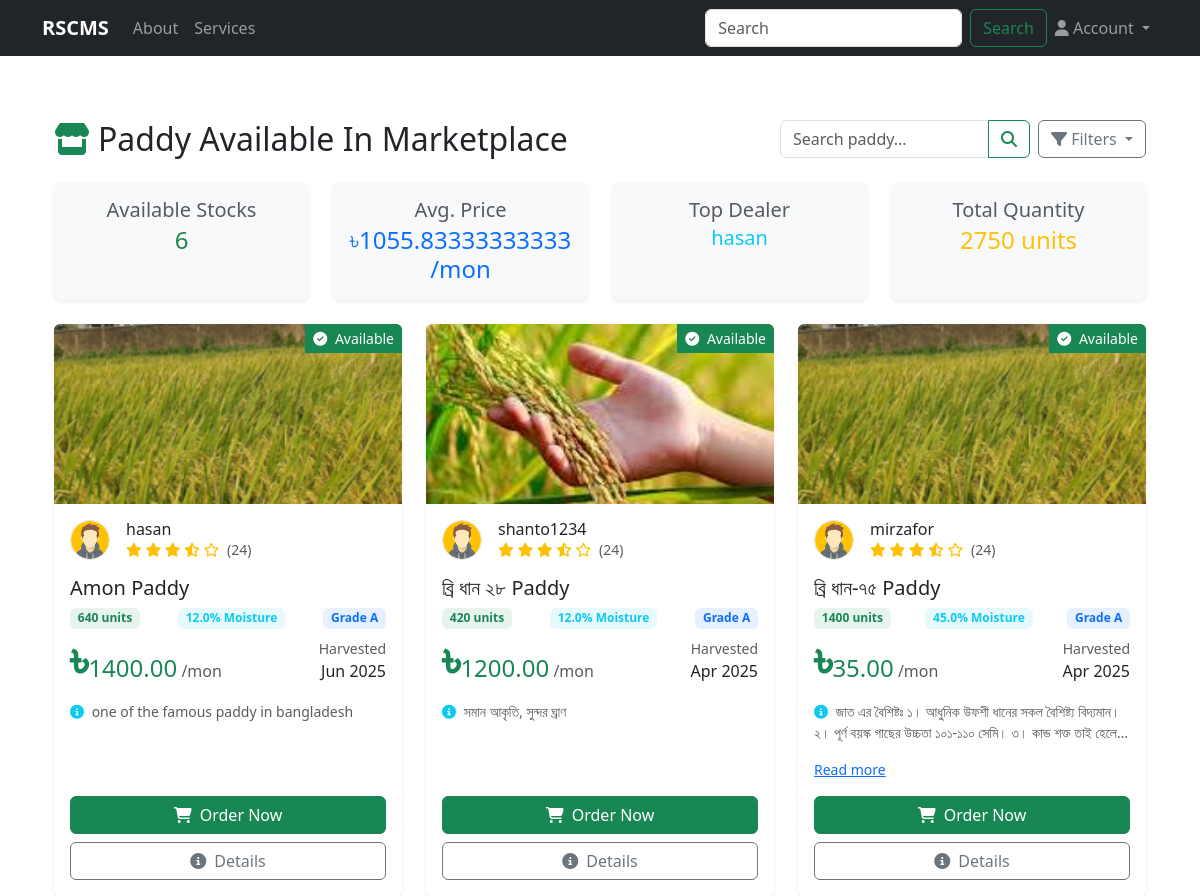
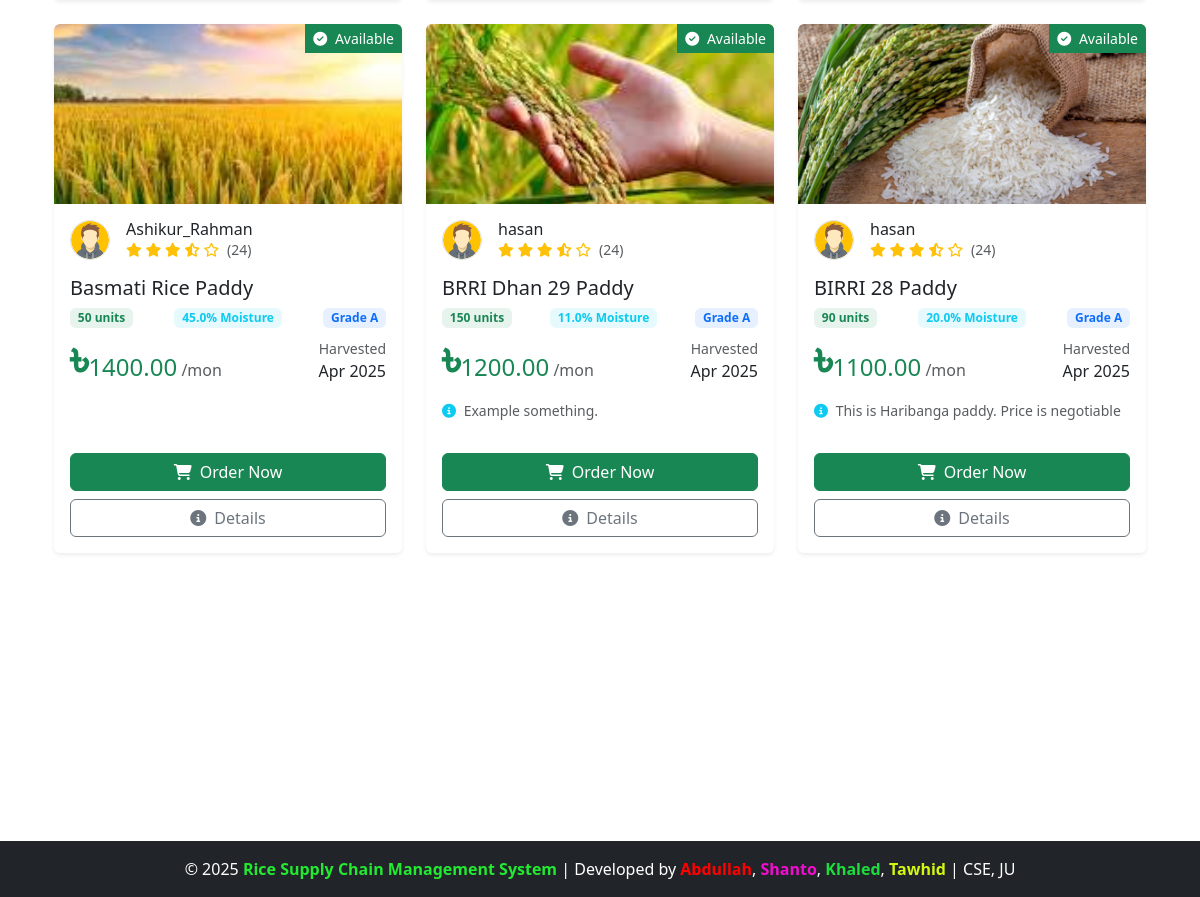
The app's page /dealer/marketplace/all_post with its own data (2 pictures, top to bottom).
### accounts/models.py (models this page shows, shortened)
class CustomUser(AbstractUser):
    ROLE_CHOICES = (
        ('admin', 'Admin'),
        ('manager', 'Manager'),
        ('customer', 'Customer'),
        ('dealer', 'Dealer'),
    )
    role = models.CharField(max_length=20, choices=ROLE_CHOICES, default='admin')

### dealer/models.py (models this page shows, shortened)
class PaddyStock(models.Model):
    dealer = models.ForeignKey('DealerProfile', on_delete=models.CASCADE)
    name = models.CharField(max_length=100, help_text="Name or type of the paddy (e.g., BRRI Dhan 28)")
    image = models.ImageField(upload_to='paddy_images/', blank=True, null=True, help_text="Upload a photo of the paddy.")
    quantity = models.PositiveIntegerField(validators=[MinValueValidator(1)], help_text="Quantity in kg, ton, or mon.")
    moisture_content = models.DecimalField(max_digits=4, decimal_places=1, help_text="Moisture content (%)")
    stored_since = models.DateTimeField(auto_now_add=True)
    is_available = models.BooleanField(default=True)
    price_per_mon = models.DecimalField(max_digits=10, decimal_places=2, help_text="Price per mon (or other unit)")
    quality_notes = models.TextField(blank=True, help_text="Any notes about the quality.")
    class Meta:
        ordering = ['-stored_since']

class Location(models.Model):
    district = models.CharField(max_length=50,blank=True,null=True)
    upazila = models.CharField(max_length=50,blank=True,null=True)
    union = models.CharField(max_length=50, blank=True,null=True)
    address = models.TextField(blank=True,null=True)
    class Meta:
        abstract = True  # <-- Make it abstract so no separate table is created

class DealerProfile(Location):
    user = models.OneToOneField(CustomUser, on_delete=models.CASCADE)
    license_number = models.CharField(max_length=50)
    storage_capacity = models.PositiveIntegerField()

### dealer/views.py (the view)
# urls.py: path('marketplace/all_post', views.see_all_paddy_posts, name='marketplace_paddy_posts'),
def see_all_paddy_posts(request):
    sort = request.GET.get('sort', 'recent')
    posts = PaddyStock.objects.filter(is_available=True)
    if sort == 'price_asc':
        posts = posts.order_by('price_per_mon')
    elif sort == 'price_desc':
        posts = posts.order_by('-price_per_mon')
    elif sort == 'moisture':
        posts = posts.order_by('moisture_content')
    else:  # 'recent' বা By Default
        posts = posts.order_by('-stored_since')
    avg_price = posts.aggregate(avg=Avg('price_per_mon'))['avg']
    total_quantity = posts.aggregate(total=Sum('quantity'))['total'] or 0
    top_dealer = posts.values('dealer__user__username').annotate(post_count=Count('id')).order_by('-post_count').first()
    return render(request, 'dealer/paddy_posts.html', {
        'posts': posts,
        'avg_price': avg_price,
        'total_quantity': total_quantity,
        'top_dealer': top_dealer['dealer__user__username'] if top_dealer else None,
        'current_sort': sort,
    })

### admin_panel/context_processors.py (called while the page is built)
def admin_profile(request):
    if request.user.is_authenticated:
        try:
            admin = AdminProfile.objects.get(user=request.user)
            return {'admin': admin}
        except AdminProfile.DoesNotExist:
            return {}
    return {}

### customer/context_processors.py (called while the page is built)
def customer_profile(request):
    if request.user.is_authenticated:
        try:
            customer = CustomerProfile.objects.get(user=request.user)
            return {'customer': customer}
        except CustomerProfile.DoesNotExist:
            return {}
    return {}

### manager/context_processors.py (called while the page is built)
def manager_profile(request):
    if request.user.is_authenticated:
        try:
            manager = ManagerProfile.objects.get(user=request.user)
            return {'manager': manager}
        except ManagerProfile.DoesNotExist:
            return {}
    return {}

### dealer/templates/dealer/paddy_posts.html (shortened to what this page needs)
{% extends 'base.html' %}
{% load static %}
{% block content %}
<div class="container py-5">
  <div class="d-flex flex-column flex-md-row justify-content-between align-items-center mb-4">
    <h2 class="mb-3 mb-md-0 text-center text-md-start">
      <i class="fas fa-store me-2 text-success"></i>Paddy Available In Marketplace
    </h2>
    <div class="d-flex">
      <div class="input-group me-2" style="max-width: 250px;">
        <input type="text" class="form-control" placeholder="Search paddy..." aria-label="Search">
        <button class="btn btn-outline-success" type="button"><i class="fas fa-search"></i></button>
      </div>
      <button class="btn btn-outline-secondary dropdown-toggle" type="button" data-bs-toggle="dropdown">
        <i class="fas fa-filter"></i> Filters
      </button>
    </div>
  </div>
  <div class="row mb-4">
    <div class="col-md-3">
      <div class="card bg-light border-0 rounded-3 shadow-sm h-100">
        <div class="card-body text-center py-3">
          <h5 class="text-muted mb-1">Available Stocks</h5>
          <p class="h4 text-success mb-0">{{ posts|length }}</p>
        </div>
      </div>
    </div>
    <div class="col-md-3">
      <div class="card bg-light border-0 rounded-3 shadow-sm h-100">
        <div class="card-body text-center py-3">
          <h5 class="text-muted mb-1">Avg. Price</h5>
          <p class="h4 text-primary mb-0"><span>&#2547;</span>{{ avg_price|default:"--" }}/mon</p>
        </div>
      </div>
    </div>
    <div class="col-md-3">
      <div class="card bg-light border-0 rounded-3 shadow-sm h-100">
        <div class="card-body text-center py-3">
          <h5 class="text-muted mb-1">Top Dealer</h5>
          <p class="h5 text-info mb-0">{{ top_dealer|default:"--" }}</p>
        </div>
      </div>
    </div>
    <div class="col-md-3">
      <div class="card bg-light border-0 rounded-3 shadow-sm h-100">
        <div class="card-body text-center py-3">
          <h5 class="text-muted mb-1">Total Quantity</h5>
          <p class="h4 text-warning mb-0">{{ total_quantity }} units</p>
        </div>
      </div>
    </div>
  </div>
  <div class="row row-cols-1 row-cols-md-2 row-cols-lg-3 g-4">
    {% for post in posts %}
      <div class="col">
        <div class="card h-100 border-0 shadow-sm overflow-hidden">
          <div class="position-relative" style="height: 180px; overflow: hidden;">
            {% if post.image %}
              <img src="{{post.image.url}}" class="card-img-top h-100 object-fit-cover" alt="{{ post.variety }} paddy">
            {% else %}
              <img src="../../media/rice_image/rice_2.jpg" class="card-img-top h-100 object-fit-cover" alt="Paddy stock">
            {% endif %}
            <div class="position-absolute top-0 end-0 bg-success text-white px-2 py-1 small">
              {% if post.is_available %}
                <i class="fas fa-check-circle me-1"></i> Available
              {% else %}
                <i class="fas fa-times-circle me-1"></i> Sold Out
              {% endif %}
            </div>
          </div>
          <div class="card-body d-flex flex-column">
            <div class="d-flex align-items-center mb-3">
              <div class="flex-shrink-0">
                <img src="{% if post.dealer.profile_image %}{{ post.dealer.profile_image.url }}{% else %}{% static "dealer/author.svg" %}{% endif %}"
                     class="rounded-circle border" width="40" height="40" alt="{{ post.dealer.user.username }}">
              </div>
              <div class="flex-grow-1 ms-3">
                <h6 class="mb-0">{{ post.dealer.user.username }}</h6>
                <div class="small text-warning">
                  <i class="fas fa-star"></i>
                  <i class="fas fa-star"></i>
                  <i class="fas fa-star"></i>
                  <i class="fas fa-star-half-alt"></i>
                  <i class="far fa-star"></i>
                  <span class="text-muted ms-1">(24)</span>
                </div>
              </div>
            </div>
            <h5 class="card-title text-truncate">{{ post.name|default:"Premium Paddy" }} Paddy</h5>
            <div class="d-flex justify-content-between align-items-center mb-2">
              <span class="badge bg-success bg-opacity-10 text-success">{{ post.quantity }} units</span>
              <span class="badge bg-info bg-opacity-10 text-info">{{ post.moisture_content }}% Moisture</span>
              <span class="badge bg-primary bg-opacity-10 text-primary">Grade {{ post.quality_grade|default:"A" }}</span>
            </div>
            <div class="d-flex justify-content-between align-items-center mb-3">
              <div>
                <span class="h4 text-success"><span class="fa fa-2x text-gray-300" style="font-family: Arial, sans-serif;">৳</span>{{ post.price_per_mon }}</span>
                <span class="text-muted">/mon</span>
              </div>
              <div class="text-end">
                <div class="small text-muted">Harvested</div>
                <div>{{ post.stored_since|date:"M Y" }}</div>
              </div>
            </div>
            {% if post.quality_notes %}
              <div class="mb-3">
                <p class="card-text small text-muted quality-notes" style="display: -webkit-box; -webkit-line-clamp: 2; -webkit-box-orient: vertical; overflow: hidden;">
                  <i class="fas fa-info-circle text-info me-1"></i> {{ post.quality_notes }}
                </p>
                <a href="#" class="small read-more-link" style="display: none;">Read more</a>
              </div>
            {% endif %}
            <div class="mt-auto d-grid gap-2">
              {% if post.is_available %}
                <a href="{% url "purchase_paddy" post.id %}" class="btn btn-success">
                  <i class="fas fa-shopping-cart me-2"></i>Order Now
                </a>
                <a href="{% url "paddy_detail" post.id %}" class="btn btn-outline-secondary">
                  <i class="fas fa-info-circle me-2"></i>Details
                </a>
              {% endif %}
            </div>
          </div>
        </div>
      </div>
    {% endfor %}
  </div>
</div>
{% endblock %}

### static/manager/css/dashboard.css (style rules this page uses)
body { display: flex; min-height: 100vh; margin: 0; }

### dealer/templates/dealer/paddy_posts.html (style rules this page uses)
.card { transition: transform 0.2s ease, box-shadow 0.2s ease; }
.quality-notes { transition: all 0.3s ease; }

### records on screen
CustomUser: username "hasan"
PaddyStock: image (picture), is_available True (drawn), dealer.user.username "hasan", name "Amon", quantity "640", moisture_content "12.0", quality_grade "A", price_per_mon "1400.00", stored_since "Jun 2025", quality_notes "one of the famous paddy in bangladesh"
PaddyStock: image (picture), is_available True (drawn), dealer.user.username "shanto1234", name "ব্রি ধান ২৮", quantity "420", moisture_content "12.0", quality_grade "A", price_per_mon "1200.00", stored_since "Apr 2025", quality_notes "সমান আকৃতি, সুন্দর ঘ্রাণ"
PaddyStock: image (picture), is_available True (drawn), dealer.user.username "mirzafor", name "ব্রি ধান-৭৫", quantity "1400", moisture_content "45.0", quality_grade "A", price_per_mon "35.00", stored_since "Apr 2025", quality_notes "জাত এর বৈশিষ্টঃ ১। আধুনিক উফশী ধানের সকল বৈশিষ্ট্য বিদ্যমান। ২। পূর্ণ বয়স্ক গাছের উচ্চতা ১০১-১১০ সেমি। ৩। কান্ড শক্ত তাই…"
PaddyStock: image (picture), is_available True (drawn), dealer.user.username "Ashikur_Rahman", name "Basmati Rice", quantity "50", moisture_content "45.0", quality_grade "A", price_per_mon "1400.00", stored_since "Apr 2025"
PaddyStock: image (picture), is_available True (drawn), dealer.user.username "hasan", name "BRRI Dhan 29", quantity "150", moisture_content "11.0", quality_grade "A", price_per_mon "1200.00", stored_since "Apr 2025", quality_notes "Example something."
PaddyStock: is_available True (drawn), dealer.user.username "hasan", name "BIRRI 28", quantity "90", moisture_content "20.0", quality_grade "A", price_per_mon "1100.00", stored_since "Apr 2025", quality_notes "This is Haribanga paddy. Price is negotiable"

### other values on screen
{{ posts|length }} "6"
{{ avg_price|default:"--" }} "1055.83333333333"
{{ total_quantity }} "2750"
